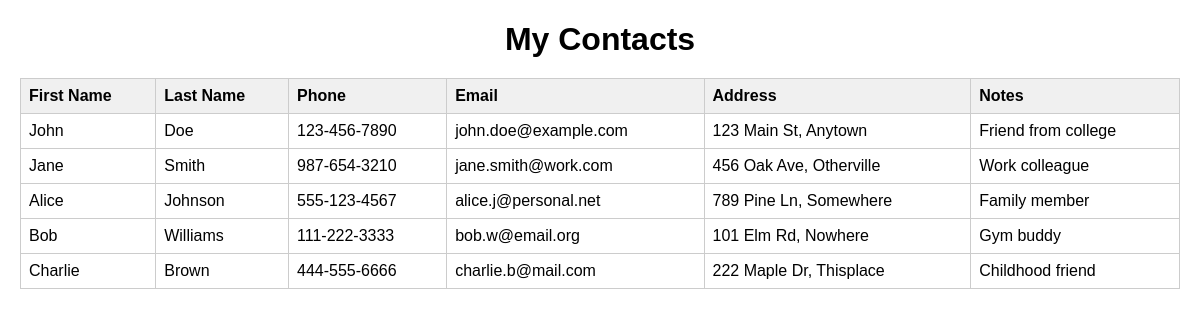
The page / on the database its author committed.
### tables this page shows
CREATE TABLE contacts (
                id INTEGER PRIMARY KEY AUTOINCREMENT,
                first_name TEXT NOT NULL,
                last_name TEXT,
                phone TEXT,
                email TEXT,
                address TEXT,
                notes TEXT
            );

### app.py (the view)
@app.route('/')
def home():
    return render_template('home.html', contacts=get_all_contacts_from_database())

### database_manager.py (called while the page is built)
def get_all_contacts_from_database():
    conn = sqlite3.connect(DATABASE_NAME)
    cursor = conn.cursor()
    cursor.execute("SELECT * FROM contacts")
    rows = cursor.fetchall()
    conn.close()
    contacts = []
    for row in rows:
        contact = Contact(
            contact_id=row[0],
            first_name=row[1],
            last_name=row[2],
            phone=row[3],
            email=row[4],
            address=row[5],
            notes=row[6]
        )
        contacts.append(contact)
    return contacts

### templates/home.html (shortened to what this page needs)
<!DOCTYPE html>
<html lang="en">
<head>
</head>
<body>
    <h1>My Contacts</h1>
    {% if contacts %}
    <table>
        <thead>
            <tr>
                <th>First Name</th>
                <th>Last Name</th>
                <th>Phone</th>
                <th>Email</th>
                <th>Address</th>
                <th>Notes</th>
            </tr>
        </thead>
        <tbody>
            {% for contact in contacts %}
            <tr>
                <td>{{ contact.first_name }}</td>
                <td>{{ contact.last_name }}</td>
                <td>{{ contact.phone }}</td>
                <td>{{ contact.email }}</td>
                <td>{{ contact.address }}</td>
                <td>{{ contact.notes }}</td>
            </tr>
            {% endfor %}
        </tbody>
    </table>
    {% else %}
    <p class="no-contacts">No contacts found in your book yet.</p>
    {% endif %}
</body>
</html>

### templates/home.html (style rules this page uses)
body { font-family: sans-serif; margin: 20px; }
h1 { text-align: center; margin-bottom: 20px; }
table { width: 100%; border-collapse: collapse; margin-bottom: 20px; }
th, td { border: 1px solid #ccc; padding: 8px; text-align: left; }
th { background-color: #f0f0f0; font-weight: bold; }

### rows shown on the page
contacts: first_name "John", last_name "Doe", phone "123-456-7890", email "john.doe@example.com", address "123 Main St, Anytown", notes "Friend from college"
contacts: first_name "Jane", last_name "Smith", phone "987-654-3210", email "jane.smith@work.com", address "456 Oak Ave, Otherville", notes "Work colleague"
contacts: first_name "Alice", last_name "Johnson", phone "555-123-4567", email "alice.j@personal.net", address "789 Pine Ln, Somewhere", notes "Family member"
contacts: first_name "Bob", last_name "Williams", phone "111-222-3333", email "bob.w@email.org", address "101 Elm Rd, Nowhere", notes "Gym buddy"
contacts: first_name "Charlie", last_name "Brown", phone "444-555-6666", email "charlie.b@mail.com", address "222 Maple Dr, Thisplace", notes "Childhood friend"
